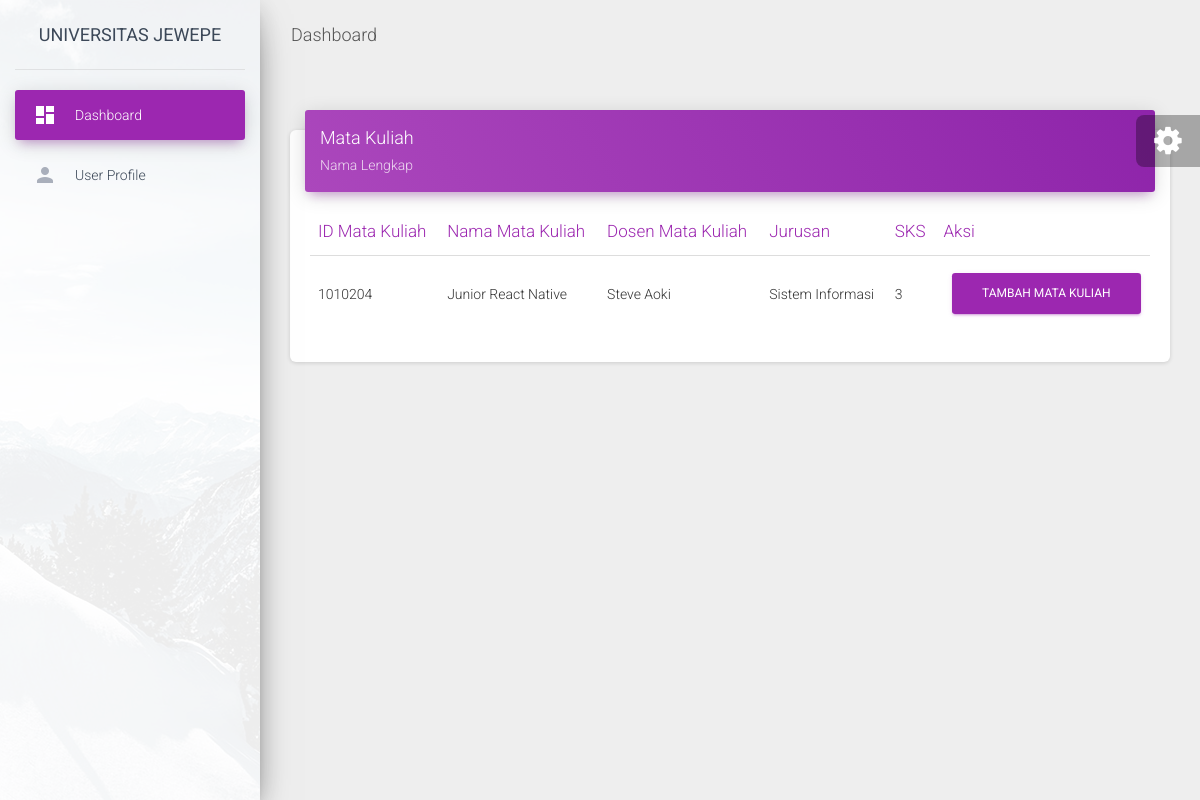
The page /arpmpanel/tambah_matakuliah.php?id_matakuliah=1010204 on the database its author committed.
### tables this page shows
CREATE TABLE `tbl_matakuliah` (
  `id_matakuliah` int(8) NOT NULL,
  `nama_matakuliah` varchar(35) NOT NULL,
  `dosen_matakuliah` varchar(25) NOT NULL,
  `jurusan` varchar(25) NOT NULL,
  `jumlah_sks` int(2) NOT NULL
);

### arpmpanel/tambah_matakuliah.php (the view, shortened to what this page needs)
<?php
include 'config.php';
$id_matakuliah = $_GET['id_matakuliah'];
$ambil = mysqli_query($con, "SELECT * FROM tbl_matakuliah WHERE id_matakuliah='$id_matakuliah'");
$pecah = mysqli_fetch_assoc($ambil);
?>
<!DOCTYPE html>
<html lang="en">
<head>
  <link rel="stylesheet" href="https://maxcdn.bootstrapcdn.com/font-awesome/latest/css/font-awesome.min.css">
  <link href="../assets/css/material-dashboard.css?v=2.1.2" rel="stylesheet" />
  <link href="../assets/demo/demo.css" rel="stylesheet" />
</head>
<body class="">
  <div class="wrapper ">
    <div class="sidebar" data-color="purple" data-background-color="white" data-image="../assets/img/sidebar-1.jpg">
      <div class="logo"><a href="#" class="simple-text logo-normal">
          UNIVERSITAS JEWEPE
        </a></div>
      <div class="sidebar-wrapper">
        <ul class="nav">
          <li class="nav-item active  ">
            <a class="nav-link" href="./index.php">
              <i class="material-icons">dashboard</i>
              <p>Dashboard</p>
            </a>
          </li>
          <li class="nav-item ">
            <a class="nav-link" href="./user.php">
              <i class="material-icons">person</i>
              <p>User Profile</p>
            </a>
          </li>
        </ul>
      </div>
    </div>
    <div class="main-panel">
      <nav class="navbar navbar-expand-lg navbar-transparent navbar-absolute fixed-top ">
        <div class="container-fluid">
          <div class="navbar-wrapper">
            <a class="navbar-brand" href="javascript:;">Dashboard</a>
          </div>
        </div>
      </nav>
      <div class="content">
        <div class="container-fluid">
          <div class="row">
            <div class="col-md-12">
              <div class="card">
                <div class="card-header card-header-primary">
                  <h4 class="card-title ">Mata Kuliah</h4>
                  <p class="card-category">Nama Lengkap</p>
                </div>
                <div class="card-body">
                <form enctype="multipart/form-data" method="POST">
                  <div class="table-responsive">
                    <table class="table">
                      <thead class=" text-primary">
                        <th>ID Mata Kuliah</th>
                        <th>Nama Mata Kuliah</th>
                        <th>Dosen Mata Kuliah</th>
                        <th>Jurusan</th>
                        <th>SKS</th>
                        <th>Aksi</th>
                      </thead>
                      <tbody>
                        <tr>
                          <td><?= $pecah['id_matakuliah']; ?></td>
                          <td><?= $pecah['nama_matakuliah']; ?></td>
                          <td><?= $pecah['dosen_matakuliah']; ?></td>
                          <td><?= $pecah['jurusan']; ?></td>
                          <td><?= $pecah['jumlah_sks']; ?></td>
                          <td>
                          <button type="submit" class="btn btn-primary pull-right" name="kirim">Tambah Mata Kuliah</button>
                          </td>
                        </tr>
                      </tbody>
                    </table>
                  </div>
                </form>
                </div>
              </div>
            </div>
      </div>
      <footer class="footer">
      </footer>
    </div>
  </div>
  <div class="fixed-plugin">
    <div class="dropdown show-dropdown">
      <a href="#" data-toggle="dropdown">
        <i class="fa fa-cog fa-2x"> </i>
      </a>
    </div>
  </div>
</body>
</html>

### rows shown on the page
tbl_matakuliah: id_matakuliah "1010204", nama_matakuliah "Junior React Native", dosen_matakuliah "Steve Aoki", jurusan "Sistem Informasi", jumlah_sks "3"
